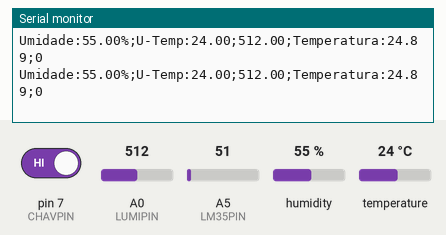
This sketch was run on a simulated Arduino Uno, built with avr-gcc and run on an emulated ATmega328P. Shown: the last lines printed to the serial monitor. Inputs (shaded band) come from the test bench; at power-on: humidity 55 %, A5 (LM35PIN) = 51, A0 (LUMIPIN) = 512, pin 7 (CHAVPIN) HIGH, temperature 24 °C.

Above: at 5.8 s.
5.9 s: humidity set to 22 %
At 10.6 s:
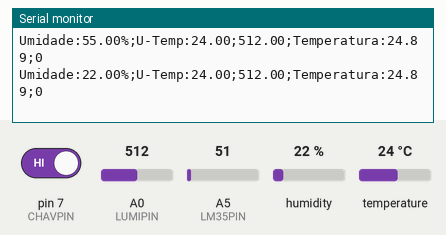
11.9 s: A5 (LM35PIN) set to 61
At 16.5 s:
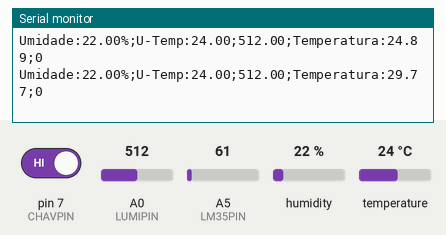
17.9 s: A0 (LUMIPIN) set to 716
At 21.3 s:
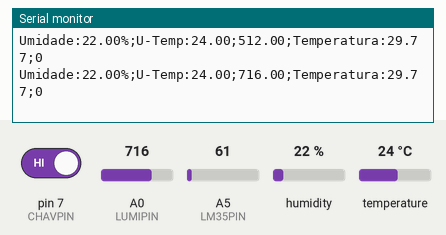
23.9 s: pin 7 (CHAVPIN) driven LOW
At 26.0 s:
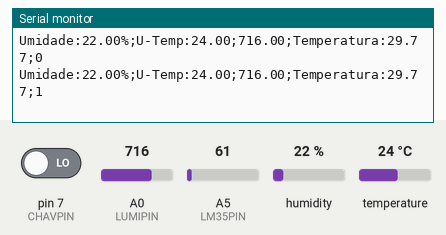
29.9 s: temperature set to 12 °C
At 30.7 s:
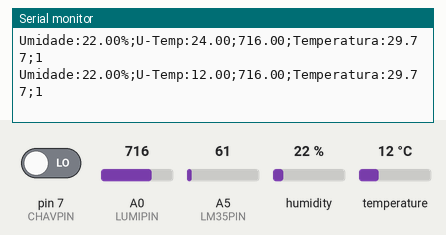
35.9 s: A5 (LM35PIN) set to 71
At 41.4 s:
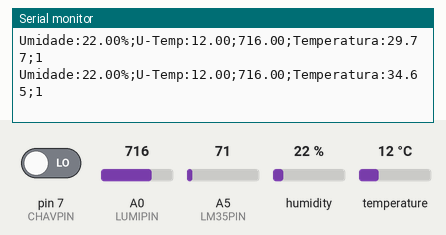
Timing chart, 0 to 42.9 s (numbered marks = the images above; inputs shaded):
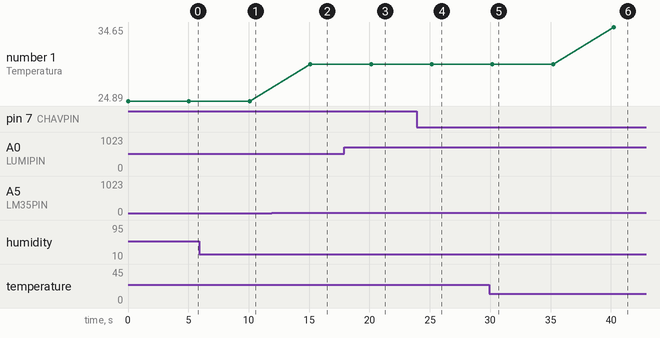

Measured:
- after the input at 5.9 s, the serial monitor: prints a new line after 4.2 s (image 1)
- after the input at 11.9 s, the serial monitor: prints a new line after 3.2 s (image 2)
- after the input at 17.9 s, the serial monitor: prints a new line after 2.2 s (image 3)
- after the input at 23.9 s, the serial monitor: prints a new line after 1.3 s (image 4)
- after the input at 29.9 s, the serial monitor: prints a new line after 0.28 s (image 5)
- after the input at 35.9 s, the serial monitor: prints a new line after 4.3 s (image 6)
- plotted number 1: 24.89 → 29.77 after the input at 11.9 s, 29.77 → 34.65 after the input at 35.9 s

The sketch:

Arduino_5_Sensores_2022__1_.ino
```cpp
#include <DHT.h>
#include <DHT_U.h>
#include <Adafruit_Sensor.h>
#include <DHT.h>
#include <DHT_U.h>
#include "DHT.h"
#define DHTPIN A1
#define LM35PIN A5
#define LUMIPIN A0
#define CHAVPIN 7
DHT dht(DHTPIN, DHT11);
void setup()
{
pinMode(DHTPIN, INPUT);
pinMode(CHAVPIN, INPUT);
Serial.begin(9600);
dht.begin();
}
void loop()
{
float dht11_umidade = dht.readHumidity();
float dht11_temperatura = dht.readTemperature();
Serial.print("Umidade:");
Serial.print(dht11_umidade);
Serial.print("%");
Serial.print(";");
Serial.print("U-Temp:");
Serial.print(dht11_temperatura);
Serial.print(";");
float luminosidade = analogRead(LUMIPIN);
Serial.print(luminosidade);
Serial.print(";");
float lm35_temperatura = analogRead(LM35PIN);
lm35_temperatura = lm35_temperatura * 0.00488;
lm35_temperatura = lm35_temperatura * 100;
Serial.print("Temperatura:");
Serial.print(lm35_temperatura);
Serial.print(";");
int chave = digitalRead(7);
if (chave == 0)
{
Serial.print("1");
}
else
{
Serial.print("0");
}
Serial.println();
delay(5000);
}
```
